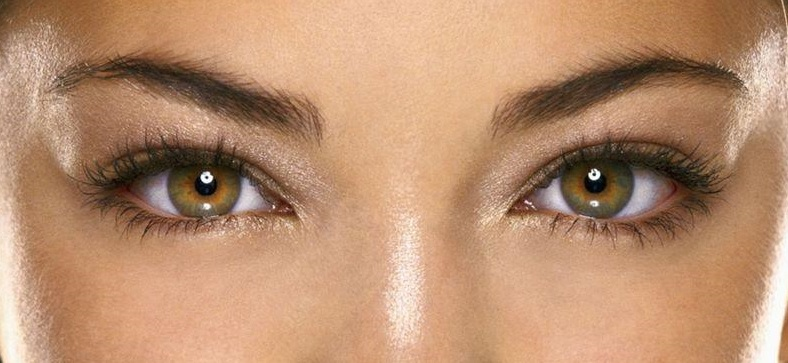
%> input picture A7/eye2.jpg, 788 x 363 px
$ octave circle2.m   (GNU Octave 9; MATLAB toolbox functions it lacks are replaced by stand-ins)
%> lines starting %> are read from the running program, lines starting %| are printed output that depends on the picture; in (x1, y1, x2, y2) boxes, pixels count from 0 and x2, y2 are one past the last pixel; in counts of white or black regions, pixels touching at a corner belong together; the program's own positions count from 1
### A7/DetectCircle.m
function [ hough_space, hough_circle, para ] = DetectCircle( detect_area, step_r, step_angle, r_min, r_max, p )
%----------------output-----------------
% hough_space: 参数空间
% hough_circle: 检测到的圆
% para: 各圆的参数（圆心坐标和半径）

% -----------------input-----------------
% detect_area: 限制了坐标范围的二值图像
% step_r: 半径步长
% step_angle: 角度步长（弧度制）
% r_min：半径最小值
% r_max: 半径最大值
% p: 以p*hough_space的最大值为投票阈值

[m, n] = size(detect_area);
length_r = round((r_max-r_min)/step_r)+1;
length_angle = round(2*pi/step_angle);

hough_space = zeros(m,n,length_r);

[rows, cols] = find(detect_area);
cnt = size(rows);

for i=1:cnt
    for j=1:length_r
        for k=1:length_angle
            a = round(rows(i) - (r_min+(j-1)*step_r)*cos(k*step_angle));
            b = round(cols(i) - (r_min+(j-1)*step_r)*sin(k*step_angle));
            if (a>=1 && a<=m && b>=1 && b<=n)
                hough_space(a, b, j) = hough_space(a, b, j)+1;
            end
        end
    end
end

max_value = max(max(max(hough_space)));
idx  = find(hough_space>=max_value*p);
num = size(idx);
hough_circle = false(m,n);


for i=1:cnt
    for j=1:num
        para_r = floor(idx(j)/(m*n))+1;
        para_a = floor((idx(j)-(para_r-1)*(m*n))/m)+1;
        para_b = idx(j)-(para_r-1)*(m*n) - (para_a-1)*m;
        if((rows(i)-para_b)^2+(cols(i)-para_a)^2<(r_min+(para_r-1)*step_r)^2+5&&...
                (rows(i)-para_b)^2+(cols(i)-para_a)^2>(r_min+(para_r-1)*step_r)^2-5)
            hough_circle(rows(i),cols(i))=true;
        end
    end
end

for i=1:num
    para_r = floor(idx(i)/(m*n))+1;
    para_a = floor((idx(i)-(para_r-1)*(m*n))/m)+1;
    para_b = idx(i)-(para_r-1)*(m*n) - (para_a-1)*m;
    para_r = r_min+(para_r-1)*step_r;
    para(:,i) = [para_b,para_a,para_r];
end
end

### A7/circle2.m
% read an image
% find the edges
% get hsv
color_pic = imread('eye2.jpg');
%> color_pic is the input picture: size 363x788x3 uint8; mean R, G, B 185.9, 143.4, 112.1
color_pic = im2double(color_pic);
%> color_pic: size 363x788x3 double
hsv_pic = rgb2hsv(color_pic);
%> hsv_pic: size 363x788x3 double; mean H, S, V 0.0818, 0.415, 0.729
hsv_pic(:,:,1) = mod(255*(hsv_pic(:,:,1)+0.5),256)/255;
%> hsv_pic: size 363x788x3 double; mean H, S, V 0.569, 0.415, 0.729
trans_pic1 = hsv2rgb(hsv_pic);

gray_pic = rgb2gray(color_pic);
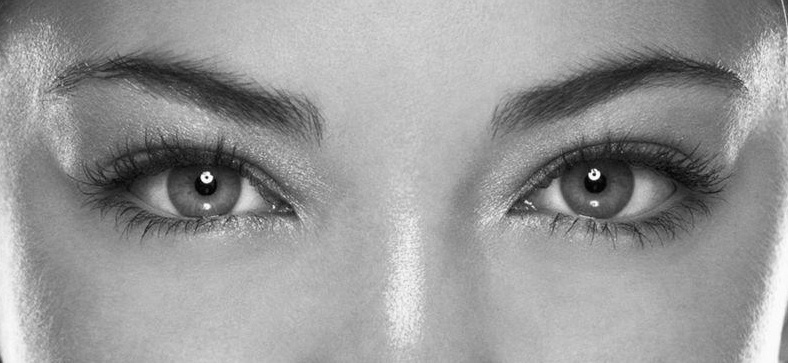
%> gray_pic: size 363x788 double; min 0.00352, max 0.998, mean 0.598
gray_pic = im2double(gray_pic);
BW = edge(gray_pic,'canny');
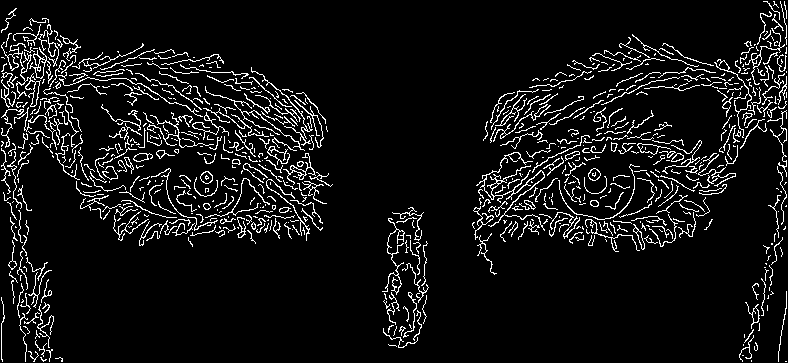
%> BW: size 363x788 logical; 7.5% white in thin lines or dots
[m, n] = size(BW);
%> m = 363; n = 788


% display
figurenum = 1;
figure(figurenum),imshow(color_pic);

% find specific areas that may have circle edges
% rect_left_eyeball = getrect();
rect_left_eyeball = [558  150   82   76];
left_eyeball_detect_area = BW(rect_left_eyeball(2): rect_left_eyeball(2)+rect_left_eyeball(4),rect_left_eyeball(1): rect_left_eyeball(1)+rect_left_eyeball(3));
%> left_eyeball_detect_area: size 77x83 logical; 14.9% white in thin lines or dots
[mlb, nlb] = size(left_eyeball_detect_area);
%> mlb = 77; nlb = 83
% rect_left_eyelid_up = getrect();
rect_left_eyelid_up= [427  135  318  225];
left_eyelid_detect_area_up = BW(rect_left_eyelid_up(2): rect_left_eyelid_up(2)+rect_left_eyelid_up(4),rect_left_eyelid_up(1): rect_left_eyelid_up(1)+rect_left_eyelid_up(3));
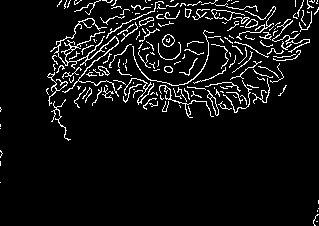
%> left_eyelid_detect_area_up: size 226x319 logical; 6.7% white in thin lines or dots
[mllu,nllu] = size(left_eyelid_detect_area_up);
%> mllu = 226; nllu = 319
% rect_left_eyelid_low = getrect();
rect_left_eyelid_low = [531   73  162  150];
left_eyelid_detect_area_low = BW(rect_left_eyelid_low(2): rect_left_eyelid_low(2)+rect_left_eyelid_low(4),rect_left_eyelid_low(1): rect_left_eyelid_low(1)+rect_left_eyelid_low(3));
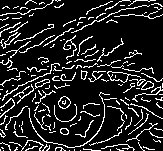
%> left_eyelid_detect_area_low: size 151x163 logical; 14.2% white in thin lines or dots
[mlll,nlll] = size(left_eyelid_detect_area_low);
%> mlll = 151; nlll = 163

% rect_right_eyeball = getrect();
rect_right_eyeball = [161  137   89   88];
right_eyeball_detect_area = BW(rect_right_eyeball(2): rect_right_eyeball(2)+rect_right_eyeball(4),rect_right_eyeball(1): rect_right_eyeball(1)+rect_right_eyeball(3));
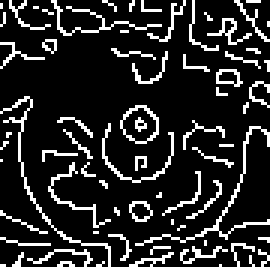
%> right_eyeball_detect_area: size 89x90 logical (shown 3 times larger); 15.3% white in thin lines or dots
[mrb, nrb] = size(right_eyeball_detect_area);
%> mrb = 89; nrb = 90
% rect_right_eyelid_up = getrect();
rect_right_eyelid_up = [27  148  313  209];
right_eyelid_detect_area_up = BW(rect_right_eyelid_up(2): rect_right_eyelid_up(2)+rect_right_eyelid_up(4),rect_right_eyelid_up(1): rect_right_eyelid_up(1)+rect_right_eyelid_up(3));
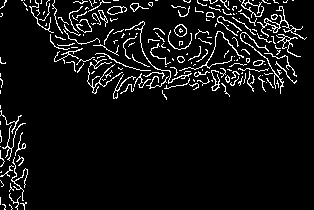
%> right_eyelid_detect_area_up: size 210x314 logical; 7% white in thin lines or dots
[mrlu,nrlu] = size(right_eyelid_detect_area_up );
%> mrlu = 210; nrlu = 314
% rect_right_eyelid_low = getrect();
rect_right_eyelid_low = [80    4  246  218];
right_eyelid_detect_area_low = BW(rect_right_eyelid_low (2): rect_right_eyelid_low (2)+rect_right_eyelid_low (4),rect_right_eyelid_low (1): rect_right_eyelid_low (1)+rect_right_eyelid_low (3));
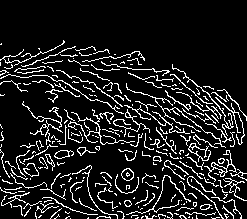
%> right_eyelid_detect_area_low: size 219x247 logical; 12.3% white in thin lines or dots, all inside (x1, y1, x2, y2) = (0, 40, 247, 219)
[mrll,nrll] = size(right_eyelid_detect_area_low);
%> mrll = 219; nrll = 247

% constant parameters for detecting circles
step_r = 1;
step_angle = 0.02;

% parameters for left eyeball
% out means the outside bigger circle
% in means the inside smaller circle
r_min_eyeball_out = 35;
r_max_eyeball_out = 40;
r_min_eyeball_in = 10;
r_max_eyeball_in = 20;
pball = 0.75;

% parameters for left eyelid
% up means the upper eyelid
% low means the lower eyelid
r_min_left_eyelid_up = 174;
r_max_left_eyelid_up = 180;
r_min_left_eyelid_low = 70;
r_max_left_eyelid_low = 75;
plid = 0.85;

% parameters for right eyelid
% up means the upper eyelid
% low means the lower eyelid
r_min_right_eyelid_up = 122;
r_max_right_eyelid_up = 124;
r_min_right_eyelid_low = 80;
r_max_right_eyelid_low = 90;

[ hough_space_left_eyeball_out, hough_circle_left_eyeball_out, para_left_eyeball_out ] = DetectCircle( left_eyeball_detect_area, step_r, step_angle, r_min_eyeball_out, r_max_eyeball_out, pball );
%> in DetectCircle, `[rows, cols] = find(detect_area);`: rows = 953 values from 1 to 77; cols = 953 values from 1 to 83
%> in DetectCircle, `cnt = size(rows);`: cnt = [953 1]
%> (the run ends here)
